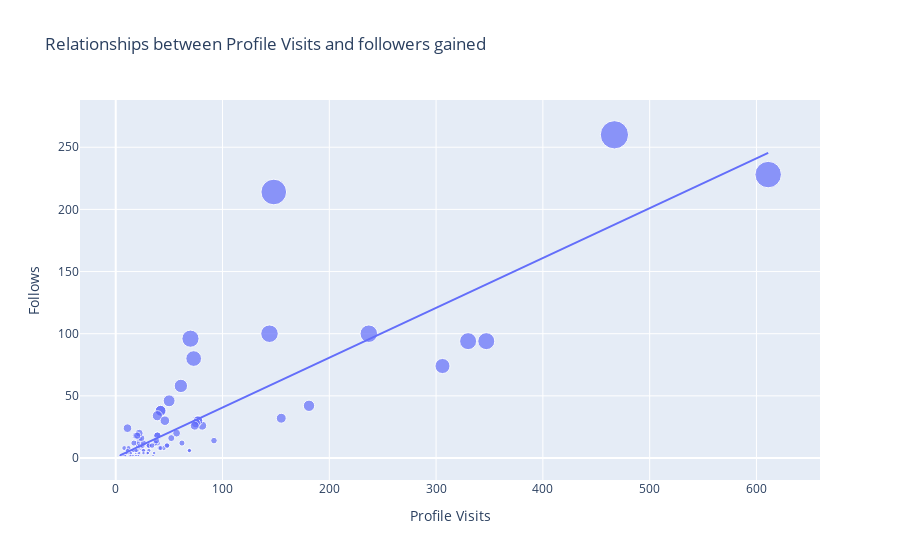

Notebook cell for this chart:
### Code cell
figure = px.scatter(data_frame=data, x="Profile Visits", y="Follows", 
                    size="Follows", trendline="ols", title="Relationships between Profile Visits and followers gained")
figure.show()

### Figure 1 — Plotly figure (JSON) as saved in the notebook; plotly's stock layout.template omitted (floating-point values rounded to 4 significant figures)
{"data": [{"hovertemplate": "Profile Visits=%{x}<br>Follows=%{marker.size}<extra></extra>", "legendgroup": "", "marker": {"color": "#636efa", "size": [2, 10, 12, 8, 0, 2, 0, 6, 4, 6, 4, 0, 2, 4, 42, 6, 2, 2, 30, 0, 0, 24, 100, 2, 4, 6, 6, 6, 2, 2, 20, 2, 4, 8, 26, 2, 2, 4, 0, 2, 94, 8, 18, 10, 4, 4, 4, 4, 18, 38, 10, 12, 4, 4, 74, 0, 6, 6, 0, 6, 12, 10, 8, 8, 46, 12, 10, 94, 6, 10, 6, 4, 12, 16, 12, 8, 32, 8, 16, 6, 10, 10, 6, 2, 2, 30, 0, 4, 4, 18, 38, 10, 2, 4, 6, 6, 6, 2, 2, 14, 8, 14, 28, 18, 12, 34, 26, 260, 16, 96, 20, 30, 58, 100, 80, 18, 10, 214, 228], "sizemode": "area", "sizeref": 0.65, "symbol": "circle"}, "mode": "markers", "name": "", "orientation": "v", "showlegend": false, "type": "scatter", "x": [35, 48, 62, 23, 8, 9, 26, 12, 36, 31, 29, 15, 8, 20, 181, 17, 16, 21, 77, 10, 9, 11, 144, 14, 10, 19, 69, 11, 19, 9, 57, 13, 11, 24, 81, 4, 7, 14, 18, 8, 330, 21, 19, 32, 19, 21, 14, 30, 39, 42, 31, 20, 12, 22, 306, 13, 26, 16, 15, 15, 39, 21, 8, 45, 50, 37, 25, 347, 26, 48, 16, 26, 17, 52, 22, 41, 155, 12, 22, 20, 23, 25, 17, 16, 21, 77, 10, 14, 30, 39, 42, 31, 14, 10, 19, 69, 11, 19, 9, 38, 42, 92, 75, 21, 26, 39, 74, 467, 24, 70, 22, 46, 61, 237, 73, 20, 34, 148, 611], "xaxis": "x", "y": [2, 10, 12, 8, 0, 2, 0, 6, 4, 6, 4, 0, 2, 4, 42, 6, 2, 2, 30, 0, 0, 24, 100, 2, 4, 6, 6, 6, 2, 2, 20, 2, 4, 8, 26, 2, 2, 4, 0, 2, 94, 8, 18, 10, 4, 4, 4, 4, 18, 38, 10, 12, 4, 4, 74, 0, 6, 6, 0, 6, 12, 10, 8, 8, 46, 12, 10, 94, 6, 10, 6, 4, 12, 16, 12, 8, 32, 8, 16, 6, 10, 10, 6, 2, 2, 30, 0, 4, 4, 18, 38, 10, 2, 4, 6, 6, 6, 2, 2, 14, 8, 14, 28, 18, 12, 34, 26, 260, 16, 96, 20, 30, 58, 100, 80, 18, 10, 214, 228], "yaxis": "y"}, {"hovertemplate": "<b>OLS trendline</b><br>Follows = 0.400884 * Profile Visits + 0.46283<br>R<sup>2</sup>=0.727868<br><br>Profile Visits=%{x}<br>Follows=%{y} <b>(trend)</b><extra></extra>", "legendgroup": "", "marker": {"color": "#636efa", "symbol": "circle"}, "mode": "lines", "name": "", "showlegend": false, "type": "scatter", "x": [4, 7, 8, 8, 8, 8, 9, 9, 9, 9, 10, 10, 10, 10, 11, 11, 11, 11, 12, 12, 12, 13, 13, 14, 14, 14, 14, 14, 15, 15, 15, 16, 16, 16, 16, 17, 17, 17, 18, 19, 19, 19, 19, 19, 19, 20, 20, 20, 20, 21, 21, 21, 21, 21, 21, 22, 22, 22, 22, 23, 23, 24, 24, 25, 25, 26, 26, 26, 26, 26, 29, 30, 30, 31, 31, 31, 32, 34, 35, 36, 37, 38, 39, 39, 39, 39, 41, 42, 42, 42, 45, 46, 48, 48, 50, 52, 57, 61, 62, 69, 69, 70, 73, 74, 75, 77, 77, 81, 92, 144, 148, 155, 181, 237, 306, 330, 347, 467, 611], "xaxis": "x", "y": [2.066, 3.269, 3.67, 3.67, 3.67, 3.67, 4.071, 4.071, 4.071, 4.071, 4.472, 4.472, 4.472, 4.472, 4.873, 4.873, 4.873, 4.873, 5.273, 5.273, 5.273, 5.674, 5.674, 6.075, 6.075, 6.075, 6.075, 6.075, 6.476, 6.476, 6.476, 6.877, 6.877, 6.877, 6.877, 7.278, 7.278, 7.278, 7.679, 8.08, 8.08, 8.08, 8.08, 8.08, 8.08, 8.481, 8.481, 8.481, 8.481, 8.881, 8.881, 8.881, 8.881, 8.881, 8.881, 9.282, 9.282, 9.282, 9.282, 9.683, 9.683, 10.08, 10.08, 10.48, 10.48, 10.89, 10.89, 10.89, 10.89, 10.89, 12.09, 12.49, 12.49, 12.89, 12.89, 12.89, 13.29, 14.09, 14.49, 14.89, 15.3, 15.7, 16.1, 16.1, 16.1, 16.1, 16.9, 17.3, 17.3, 17.3, 18.5, 18.9, 19.71, 19.71, 20.51, 21.31, 23.31, 24.92, 25.32, 28.12, 28.12, 28.52, 29.73, 30.13, 30.53, 31.33, 31.33, 32.93, 37.34, 58.19, 59.79, 62.6, 73.02, 95.47, 123.1, 132.8, 139.6, 187.7, 245.4], "yaxis": "y"}], "layout": {"legend": {"itemsizing": "constant", "tracegroupgap": 0}, "title": {"text": "Relationships between Profile Visits and followers gained"}, "xaxis": {"anchor": "y", "domain": [0, 1], "title": {"text": "Profile Visits"}}, "yaxis": {"anchor": "x", "domain": [0, 1], "title": {"text": "Follows"}}}}
